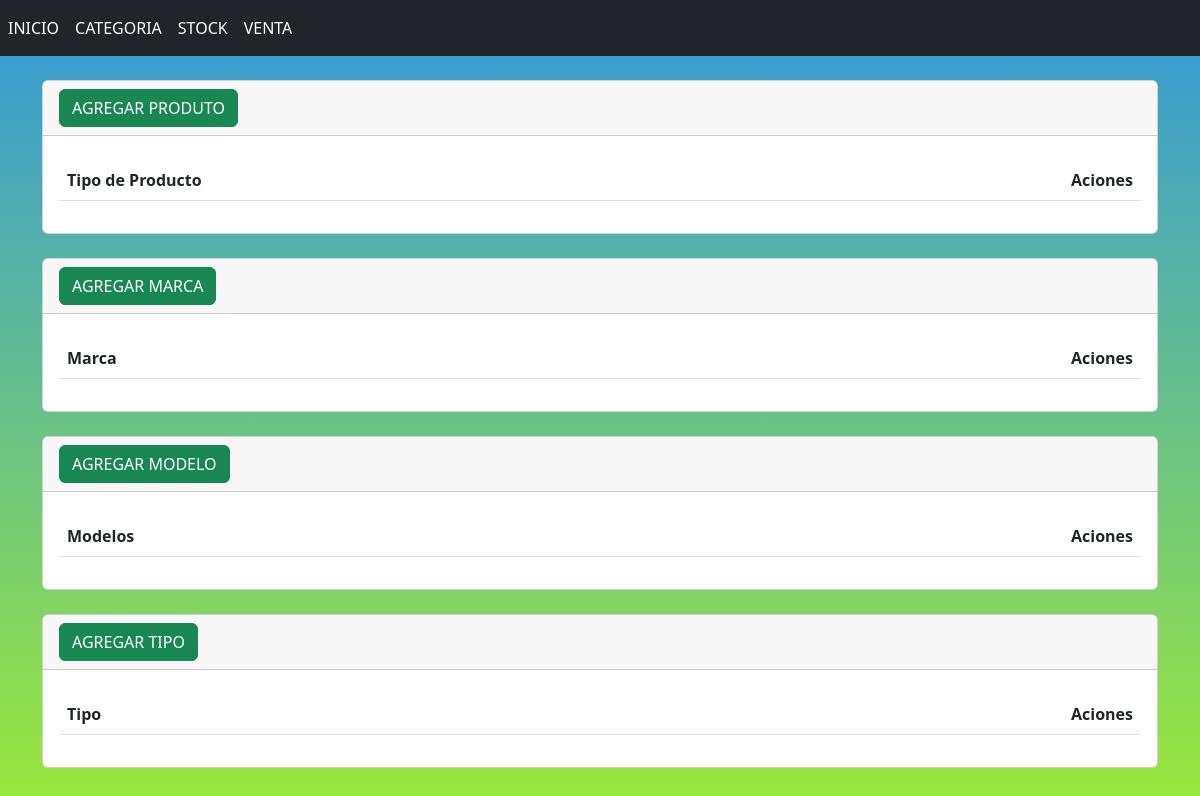
Before: /ListarCT/ with the older database file.
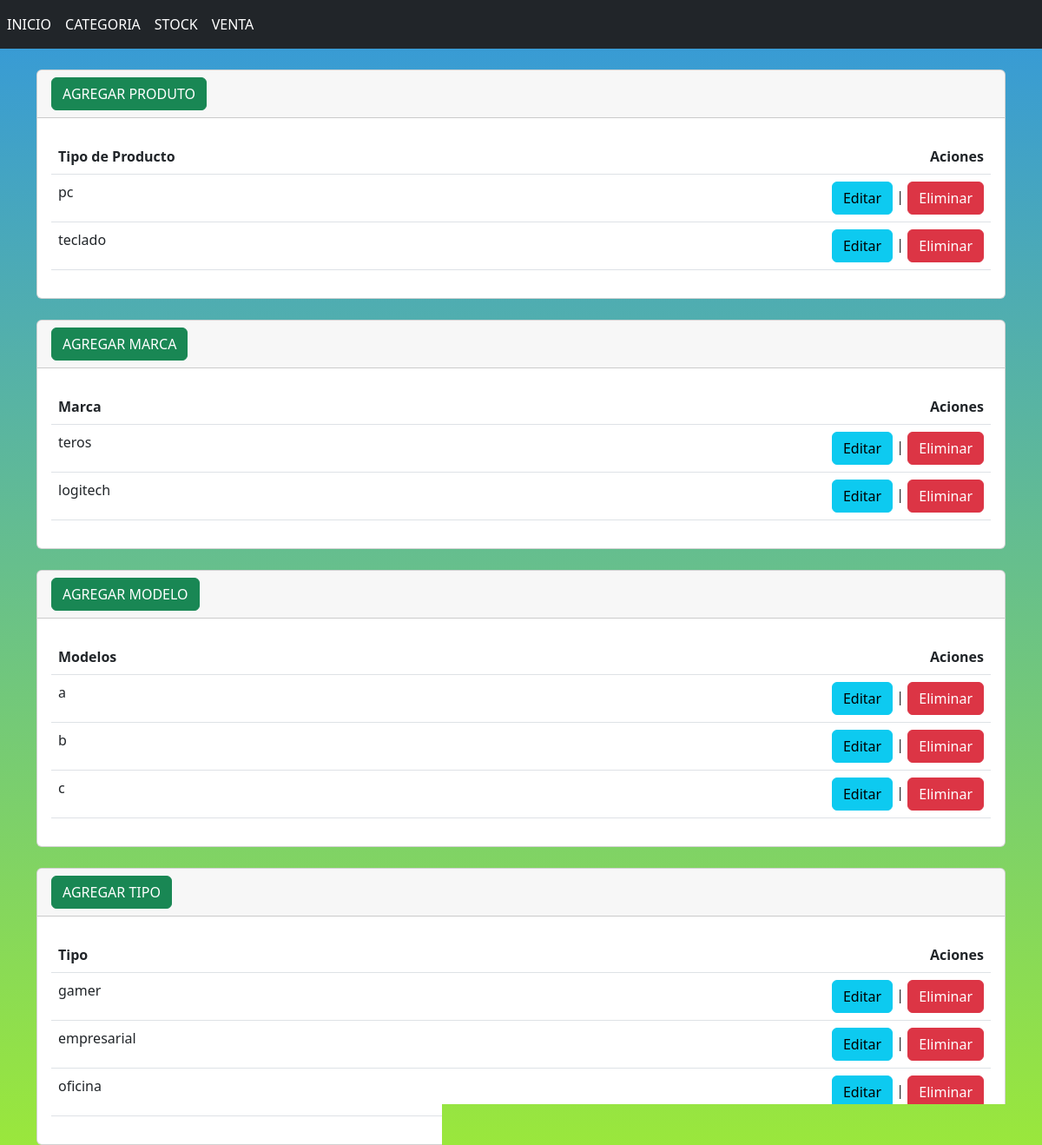
After: the same page with the newer database file.
### categorias/models.py (models this page shows, shortened)
class Producto(models.Model):
    N_producto = models.CharField(max_length=200, unique=True)

class Marca(models.Model):
    N_marca = models.CharField(max_length=100, unique=True)

class Modelo(models.Model):
    N_modelo = models.CharField(max_length=200, unique=True)

class Tipo(models.Model):
    N_tipo = models.CharField(max_length=200)

### categorias/views.py (the view)
# urls.py: path('ListarCT/', Listar,name='ListarCT'),
def Listar (request):
    productos = Producto.objects.all()
    marcas = Marca.objects.all()
    modelos = Modelo.objects.all()
    tipos = Tipo.objects.all()
    contenido = {'productos': productos,
                 'marcas': marcas,
                 'modelos': modelos,
                 'tipos': tipos}
    return render(request,'LisCategoria.html',contenido)

### templates/LisCategoria.html (shortened to what this page needs)
{% extends "base1.html" %}
{% block contenido %}
<br>
<div class="card">
    <div class="card-header">
        <a name="" id="" class="btn btn-success" href="{% url 'AgregarCTP' %}" role="button">AGREGAR PRODUTO</a>
    </div>
    <div class="card-body">
        <table class="table">
            <thead>
                <tr>
                    <th>Tipo de Producto</th>
                    <th style="text-align: right;">Aciones</th>
                </tr>
            </thead>
            <tbody>
                {% for Producto in productos %}
                <tr>
                    <td>{{Producto.N_producto}}</td>
                    <td style="text-align: right;"><a name="" id="" class="btn btn-info" href="{% url 'EditarCT' Producto.N_producto %}" role="button">Editar</a>
                        |
                        <a name="" id="" class="btn btn-danger" href="{% url 'EliminarCT' Producto.N_producto %}" role="button">Eliminar</a>
                    </td>
                </tr>
                {% endfor %}
            </tbody>
        </table>
    </div>
</div>
<br>
<div class="card">
    <div class="card-header">
        <a name="" id="" class="btn btn-success" href="{% url 'AgregarCTM' %}" role="button">AGREGAR MARCA</a>
    </div>
    <div class="card-body">
        <table class="table">
            <thead>
                <tr>
                    <th>Marca</th>
                    <th style="text-align: right;">Aciones</th>
                </tr>
            </thead>
            <tbody>
                {% for Marca in marcas%}
                <tr>
                    <td>{{Marca.N_marca}}</td>
                    <td style="text-align: right;"><a name="" id="" class="btn btn-info" href="{% url 'EditarCTM' Marca.N_marca %}" role="button">Editar</a>
                        |
                        <a name="" id="" class="btn btn-danger" href="{% url 'EliminarCTM' Marca.N_marca %}" role="button">Eliminar</a>
                    </td>
                </tr>
                {% endfor %}
            </tbody>
        </table>
    </div>
</div>
<br>
<div class="card">
    <div class="card-header">
        <a name="" id="" class="btn btn-success" href="{% url 'AgregarCTMD' %}" role="button">AGREGAR MODELO</a>
    </div>
    <div class="card-body">
        <table class="table">
            <thead>
                <tr>
                    <th>Modelos</th>
                    <th style="text-align: right;">Aciones</th>
                </tr>
            </thead>
            <tbody>
                {% for Modelo in modelos%}
                <tr>
                    <td>{{Modelo.N_modelo}}</td>
                    <td style="text-align: right;">
                        <a name="" id="" class="btn btn-info" href="{%url 'EditarCTMD' Modelo.N_modelo%}" role="button">Editar</a>
                        |
                        <a name="" id="" class="btn btn-danger" href="{%url 'EliminarCTMD' Modelo.N_modelo%}" role="button">Eliminar</a>
                    </td>
                </tr>
                {% endfor %}
            </tbody>
        </table>
    </div>
</div>
<br>
<div class="card">
    <div class="card-header">
        <a name="" id="" class="btn btn-success" href="{% url 'AgregarCTT' %}" role="button">AGREGAR TIPO</a>
    </div>
    <div class="card-body">
        <table class="table">
            <thead>
                <tr>
                    <th>Tipo</th>
                    <th style="text-align: right;">Aciones</th>
                </tr>
            </thead>
            <tbody>
                {% for Tipo in tipos%}
                <tr>
                    <td>{{Tipo.N_tipo}}</td>
                    <td style="text-align: right;"><a name="" id="" class="btn btn-info" href="{%url 'EditarCTT' Tipo.N_tipo%}" role="button">Editar</a>
                        |
                        <a name="" id="" class="btn btn-danger" href="{% url 'EliminarCTT' Tipo.N_tipo %}" role="button">Eliminar</a>
                    </td>
                </tr>
                {% endfor %}
            </tbody>
        </table>
    </div>
</div>
{% endblock %}

Changed rows visible on the page:
added Producto: N_producto "pc"
added Producto: N_producto "teclado"
added Marca: N_marca "teros"
added Marca: N_marca "logitech"
added Modelo: N_modelo "a"
added Modelo: N_modelo "b"
added Modelo: N_modelo "c"
added Tipo: N_tipo "gamer"
added Tipo: N_tipo "empresarial"
added Tipo: N_tipo "oficina"
